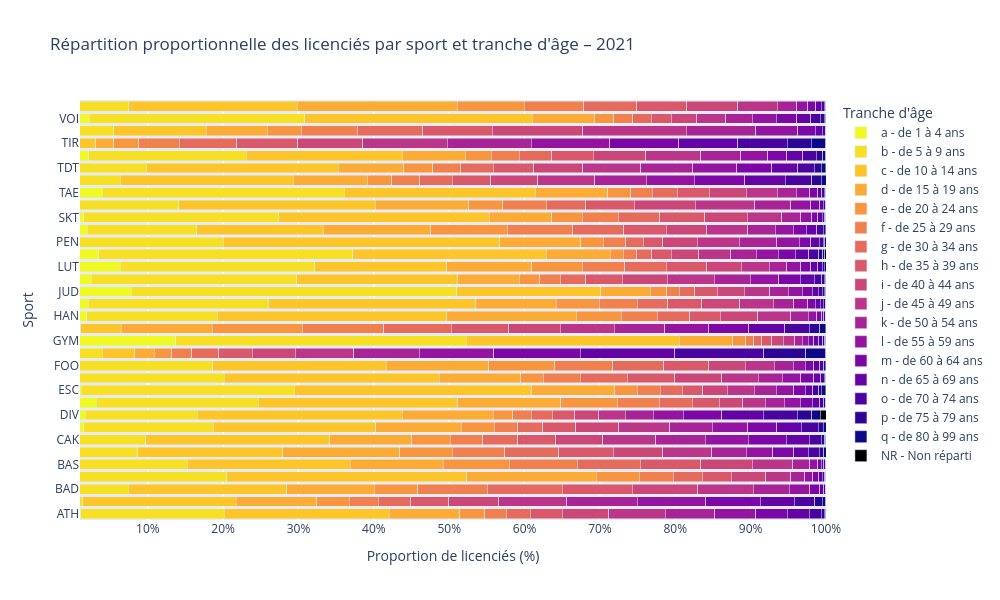

The notebook cell this image was saved under:
### Code cell
# Code interactif

# Créer le widget
annees = sorted(data_licences["annee"].dropna().unique())

# Ajouter l'option "all" pour toutes les tranches
options = ["all"] + list(annees)

annees_widget = widgets.Dropdown(
    options=options,
    description="Années :",
    value="all"
)

out = widgets.Output()

def update_graph(change=None):
    clear_output(wait=True)
    display(annees_widget)
    sport_age_decomposition_fine_plotly(data_licences, annees_widget.value)

# --- Lier les widgets ---
annees_widget.observe(update_graph, names='value')

# --- Affichage initial ---
display(annees_widget, out)
update_graph()

### Figure 1 — Plotly figure (JSON) as saved in the notebook; plotly's stock layout.template omitted (floating-point values rounded to 4 significant figures)
{"data": [{"hovertemplate": "Tranche d'âge=a - de 1 à 4 ans<br>Proportion de licenciés (%)=%{x}<br>Sport=%{y}<extra></extra>", "legendgroup": "a - de 1 à 4 ans", "marker": {"color": "rgb(240, 249, 33)", "pattern": {"shape": ""}}, "name": "a - de 1 à 4 ans", "orientation": "h", "showlegend": true, "textposition": "auto", "type": "bar", "x": [1.089, 0.0592, 0.09755, 0.6347, 0.9364, 0.0, 0.1431, 1.484, 1.707, 3.174, 1.161, 0.5992, 0.0001052, 0.3688, 13.73, 0.04091, 1.902, 2.125, 7.769, 2.483, 6.337, 3.501, 0.5309, 1.967, 1.485, 0.331, 3.959, 0.01396, 0.4565, 2.192, 0.001746, 0.0, 2.216, 0.8709], "xaxis": "x", "y": ["ATH", "AVI", "BAD", "BAK", "BAS", "BOX", "CAK", "CYC", "DIV", "EQU", "ESC", "ESD", "FOO", "GOL", "GYM", "HAL", "HAN", "HOC", "JUD", "KAR", "LUT", "NAT", "PEN", "RUG", "SKT", "SUR", "TAE", "TAR", "TDT", "TEN", "TIR", "TRI", "VOI", "VOL"], "yaxis": "y"}, {"hovertemplate": "Tranche d'âge=b - de 5 à 9 ans<br>Proportion de licenciés (%)=%{x}<br>Sport=%{y}<extra></extra>", "legendgroup": "b - de 5 à 9 ans", "marker": {"color": "rgb(247, 223, 36)", "pattern": {"shape": ""}}, "name": "b - de 5 à 9 ans", "orientation": "h", "showlegend": true, "textposition": "auto", "type": "bar", "x": [19.04, 1.332, 7.292, 19.81, 14.28, 8.696, 9.596, 17.23, 14.82, 21.48, 28.26, 19.53, 18.64, 3.601, 38.54, 1.064, 17.3, 23.94, 43.21, 27.31, 25.84, 33.71, 19.45, 14.54, 25.89, 13.8, 32.09, 6.303, 9.306, 20.88, 0.532, 5.476, 28.61, 6.602], "xaxis": "x", "y": ["ATH", "AVI", "BAD", "BAK", "BAS", "BOX", "CAK", "CYC", "DIV", "EQU", "ESC", "ESD", "FOO", "GOL", "GYM", "HAL", "HAN", "HOC", "JUD", "KAR", "LUT", "NAT", "PEN", "RUG", "SKT", "SUR", "TAE", "TAR", "TDT", "TEN", "TIR", "TRI", "VOI", "VOL"], "yaxis": "y"}, {"hovertemplate": "Tranche d'âge=c - de 10 à 14 ans<br>Proportion de licenciés (%)=%{x}<br>Sport=%{y}<extra></extra>", "legendgroup": "c - de 10 à 14 ans", "marker": {"color": "rgb(253, 197, 40)", "pattern": {"shape": ""}}, "name": "c - de 10 à 14 ans", "orientation": "h", "showlegend": true, "textposition": "auto", "type": "bar", "x": [21.94, 20.32, 21.06, 31.88, 21.62, 19.22, 24.41, 21.55, 27.21, 26.46, 31.51, 28.55, 22.98, 4.312, 28.26, 5.342, 30.46, 27.45, 19.14, 21.33, 17.48, 25.68, 36.73, 16.8, 27.92, 26.06, 25.37, 23.01, 25.49, 20.71, 2.524, 12.3, 30.16, 22.34], "xaxis": "x", "y": ["ATH", "AVI", "BAD", "BAK", "BAS", "BOX", "CAK", "CYC", "DIV", "EQU", "ESC", "ESD", "FOO", "GOL", "GYM", "HAL", "HAN", "HOC", "JUD", "KAR", "LUT", "NAT", "PEN", "RUG", "SKT", "SUR", "TAE", "TAR", "TDT", "TEN", "TIR", "TRI", "VOI", "VOL"], "yaxis": "y"}, {"hovertemplate": "Tranche d'âge=d - de 15 à 19 ans<br>Proportion de licenciés (%)=%{x}<br>Sport=%{y}<extra></extra>", "legendgroup": "d - de 15 à 19 ans", "marker": {"color": "rgb(252, 172, 52)", "pattern": {"shape": ""}}, "name": "d - de 15 à 19 ans", "orientation": "h", "showlegend": true, "textposition": "auto", "type": "bar", "x": [9.323, 10.7, 11.58, 17.21, 12.38, 15.5, 10.88, 11.36, 12.13, 13.71, 11.05, 10.81, 13.61, 2.583, 7.087, 12.1, 17.22, 10.69, 6.553, 8.141, 11.3, 8.467, 10.71, 14.26, 8.34, 12.37, 9.638, 9.769, 8.708, 8.367, 2.407, 8.077, 8.358, 21.27], "xaxis": "x", "y": ["ATH", "AVI", "BAD", "BAK", "BAS", "BOX", "CAK", "CYC", "DIV", "EQU", "ESC", "ESD", "FOO", "GOL", "GYM", "HAL", "HAN", "HOC", "JUD", "KAR", "LUT", "NAT", "PEN", "RUG", "SKT", "SUR", "TAE", "TAR", "TDT", "TEN", "TIR", "TRI", "VOI", "VOL"], "yaxis": "y"}, {"hovertemplate": "Tranche d'âge=e - de 20 à 24 ans<br>Proportion de licenciés (%)=%{x}<br>Sport=%{y}<extra></extra>", "legendgroup": "e - de 20 à 24 ans", "marker": {"color": "rgb(248, 150, 64)", "pattern": {"shape": ""}}, "name": "e - de 20 à 24 ans", "orientation": "h", "showlegend": true, "textposition": "auto", "type": "bar", "x": [3.31, 4.331, 5.768, 5.703, 8.734, 7.009, 5.129, 4.343, 2.595, 7.461, 3.004, 2.98, 8.786, 2.321, 1.741, 11.97, 5.969, 5.688, 2.202, 2.734, 6.718, 1.757, 3.041, 10.11, 4.025, 4.519, 3.002, 3.292, 3.855, 3.439, 3.332, 4.493, 2.516, 8.897], "xaxis": "x", "y": ["ATH", "AVI", "BAD", "BAK", "BAS", "BOX", "CAK", "CYC", "DIV", "EQU", "ESC", "ESD", "FOO", "GOL", "GYM", "HAL", "HAN", "HOC", "JUD", "KAR", "LUT", "NAT", "PEN", "RUG", "SKT", "SUR", "TAE", "TAR", "TDT", "TEN", "TIR", "TRI", "VOI", "VOL"], "yaxis": "y"}, {"hovertemplate": "Tranche d'âge=f - de 25 à 29 ans<br>Proportion de licenciés (%)=%{x}<br>Sport=%{y}<extra></extra>", "legendgroup": "f - de 25 à 29 ans", "marker": {"color": "rgb(240, 128, 78)", "pattern": {"shape": ""}}, "name": "f - de 25 à 29 ans", "orientation": "h", "showlegend": true, "textposition": "auto", "type": "bar", "x": [2.854, 3.86, 9.274, 4.518, 9.056, 6.967, 4.308, 3.124, 2.434, 5.598, 3.04, 4.906, 7.706, 2.666, 1.047, 10.79, 4.786, 5.076, 1.647, 2.708, 5.588, 1.757, 2.992, 8.713, 4.773, 5.762, 2.915, 3.711, 3.713, 3.689, 5.358, 7.442, 2.47, 7.883], "xaxis": "x", "y": ["ATH", "AVI", "BAD", "BAK", "BAS", "BOX", "CAK", "CYC", "DIV", "EQU", "ESC", "ESD", "FOO", "GOL", "GYM", "HAL", "HAN", "HOC", "JUD", "KAR", "LUT", "NAT", "PEN", "RUG", "SKT", "SUR", "TAE", "TAR", "TDT", "TEN", "TIR", "TRI", "VOI", "VOL"], "yaxis": "y"}, {"hovertemplate": "Tranche d'âge=g - de 30 à 34 ans<br>Proportion de licenciés (%)=%{x}<br>Sport=%{y}<extra></extra>", "legendgroup": "g - de 30 à 34 ans", "marker": {"color": "rgb(229, 108, 92)", "pattern": {"shape": ""}}, "name": "g - de 30 à 34 ans", "orientation": "h", "showlegend": true, "textposition": "auto", "type": "bar", "x": [3.177, 4.304, 9.9, 3.852, 8.339, 7.157, 4.61, 3.348, 2.788, 4.351, 2.873, 6.241, 6.751, 3.569, 1.038, 8.983, 4.254, 4.036, 2.066, 3.42, 5.57, 1.983, 2.317, 6.793, 5.518, 5.248, 3.267, 4.325, 4.326, 4.294, 7.649, 8.7, 2.49, 7.044], "xaxis": "x", "y": ["ATH", "AVI", "BAD", "BAK", "BAS", "BOX", "CAK", "CYC", "DIV", "EQU", "ESC", "ESD", "FOO", "GOL", "GYM", "HAL", "HAN", "HOC", "JUD", "KAR", "LUT", "NAT", "PEN", "RUG", "SKT", "SUR", "TAE", "TAR", "TDT", "TEN", "TIR", "TRI", "VOI", "VOL"], "yaxis": "y"}, {"hovertemplate": "Tranche d'âge=h - de 35 à 39 ans<br>Proportion de licenciés (%)=%{x}<br>Sport=%{y}<extra></extra>", "legendgroup": "h - de 35 à 39 ans", "marker": {"color": "rgb(217, 89, 106)", "pattern": {"shape": ""}}, "name": "h - de 35 à 39 ans", "orientation": "h", "showlegend": true, "textposition": "auto", "type": "bar", "x": [4.281, 5.01, 9.312, 3.833, 8.061, 7.199, 5.058, 4.384, 2.971, 3.589, 2.771, 6.334, 5.978, 4.424, 1.345, 7.584, 4.059, 4.491, 2.992, 4.849, 5.359, 2.583, 2.558, 5.644, 5.964, 6.491, 4.264, 5.064, 5.348, 5.505, 8.076, 9.242, 2.621, 6.633], "xaxis": "x", "y": ["ATH", "AVI", "BAD", "BAK", "BAS", "BOX", "CAK", "CYC", "DIV", "EQU", "ESC", "ESD", "FOO", "GOL", "GYM", "HAL", "HAN", "HOC", "JUD", "KAR", "LUT", "NAT", "PEN", "RUG", "SKT", "SUR", "TAE", "TAR", "TDT", "TEN", "TIR", "TRI", "VOI", "VOL"], "yaxis": "y"}, {"hovertemplate": "Tranche d'âge=i - de 40 à 44 ans<br>Proportion de licenciés (%)=%{x}<br>Sport=%{y}<extra></extra>", "legendgroup": "i - de 40 à 44 ans", "marker": {"color": "rgb(203, 71, 120)", "pattern": {"shape": ""}}, "name": "i - de 40 à 44 ans", "orientation": "h", "showlegend": true, "textposition": "auto", "type": "bar", "x": [6.144, 6.628, 8.692, 4.592, 6.789, 6.581, 6.214, 5.653, 3.16, 3.147, 3.212, 6.232, 4.825, 5.75, 1.569, 6.848, 4.978, 5.039, 3.545, 5.98, 4.573, 3.68, 4.585, 5.332, 5.659, 8.058, 4.903, 6.268, 6.54, 7.013, 8.636, 11.99, 3.42, 6.716], "xaxis": "x", "y": ["ATH", "AVI", "BAD", "BAK", "BAS", "BOX", "CAK", "CYC", "DIV", "EQU", "ESC", "ESD", "FOO", "GOL", "GYM", "HAL", "HAN", "HOC", "JUD", "KAR", "LUT", "NAT", "PEN", "RUG", "SKT", "SUR", "TAE", "TAR", "TDT", "TEN", "TIR", "TRI", "VOI", "VOL"], "yaxis": "y"}, {"hovertemplate": "Tranche d'âge=j - de 45 à 49 ans<br>Proportion de licenciés (%)=%{x}<br>Sport=%{y}<extra></extra>", "legendgroup": "j - de 45 à 49 ans", "marker": {"color": "rgb(187, 53, 136)", "pattern": {"shape": ""}}, "name": "j - de 45 à 49 ans", "orientation": "h", "showlegend": true, "textposition": "auto", "type": "bar", "x": [7.477, 9.018, 7.381, 3.317, 5.391, 6.509, 7.056, 6.781, 3.568, 2.95, 3.593, 4.817, 3.859, 7.738, 1.467, 7.208, 4.366, 4.491, 3.416, 6.251, 3.727, 4.222, 5.55, 5.486, 4.535, 7.916, 4.155, 7.533, 7.696, 7.298, 11.24, 13.75, 3.825, 5.276], "xaxis": "x", "y": ["ATH", "AVI", "BAD", "BAK", "BAS", "BOX", "CAK", "CYC", "DIV", "EQU", "ESC", "ESD", "FOO", "GOL", "GYM", "HAL", "HAN", "HOC", "JUD", "KAR", "LUT", "NAT", "PEN", "RUG", "SKT", "SUR", "TAE", "TAR", "TDT", "TEN", "TIR", "TRI", "VOI", "VOL"], "yaxis": "y"}, {"hovertemplate": "Tranche d'âge=k - de 50 à 54 ans<br>Proportion de licenciés (%)=%{x}<br>Sport=%{y}<extra></extra>", "legendgroup": "k - de 50 à 54 ans", "marker": {"color": "rgb(168, 35, 149)", "pattern": {"shape": ""}}, "name": "k - de 50 à 54 ans", "orientation": "h", "showlegend": true, "textposition": "auto", "type": "bar", "x": [6.572, 9.366, 4.793, 1.805, 2.246, 4.598, 6.551, 5.669, 3.67, 2.521, 2.933, 3.163, 2.492, 8.709, 1.043, 6.692, 2.343, 2.728, 2.474, 4.766, 2.278, 3.433, 5.019, 3.587, 2.52, 4.735, 2.515, 6.831, 6.903, 5.301, 11.1, 9.202, 3.505, 2.614], "xaxis": "x", "y": ["ATH", "AVI", "BAD", "BAK", "BAS", "BOX", "CAK", "CYC", "DIV", "EQU", "ESC", "ESD", "FOO", "GOL", "GYM", "HAL", "HAN", "HOC", "JUD", "KAR", "LUT", "NAT", "PEN", "RUG", "SKT", "SUR", "TAE", "TAR", "TDT", "TEN", "TIR", "TRI", "VOI", "VOL"], "yaxis": "y"}, {"hovertemplate": "Tranche d'âge=l - de 55 à 59 ans<br>Proportion de licenciés (%)=%{x}<br>Sport=%{y}<extra></extra>", "legendgroup": "l - de 55 à 59 ans", "marker": {"color": "rgb(148, 19, 160)", "pattern": {"shape": ""}}, "name": "l - de 55 à 59 ans", "orientation": "h", "showlegend": true, "textposition": "auto", "type": "bar", "x": [5.439, 9.08, 2.712, 1.118, 1.039, 3.503, 5.731, 4.711, 3.979, 2.147, 2.293, 2.462, 1.643, 9.862, 0.8043, 5.792, 1.162, 1.828, 1.845, 3.759, 1.873, 2.865, 2.992, 2.395, 1.467, 2.695, 1.763, 6.376, 5.843, 3.564, 10.42, 5.572, 3.23, 1.448], "xaxis": "x", "y": ["ATH", "AVI", "BAD", "BAK", "BAS", "BOX", "CAK", "CYC", "DIV", "EQU", "ESC", "ESD", "FOO", "GOL", "GYM", "HAL", "HAN", "HOC", "JUD", "KAR", "LUT", "NAT", "PEN", "RUG", "SKT", "SUR", "TAE", "TAR", "TDT", "TEN", "TIR", "TRI", "VOI", "VOL"], "yaxis": "y"}, {"hovertemplate": "Tranche d'âge=m - de 60 à 64 ans<br>Proportion de licenciés (%)=%{x}<br>Sport=%{y}<extra></extra>", "legendgroup": "m - de 60 à 64 ans", "marker": {"color": "rgb(124, 6, 166)", "pattern": {"shape": ""}}, "name": "m - de 60 à 64 ans", "orientation": "h", "showlegend": true, "textposition": "auto", "type": "bar", "x": [4.207, 7.277, 1.309, 0.7547, 0.5267, 2.763, 5.004, 3.853, 5.115, 1.578, 1.525, 1.741, 1.113, 11.51, 0.709, 5.351, 0.6238, 1.021, 1.3, 2.888, 1.335, 2.279, 1.496, 1.764, 0.8352, 1.169, 1.05, 6.715, 4.594, 2.541, 9.203, 2.333, 2.711, 1.064], "xaxis": "x", "y": ["ATH", "AVI", "BAD", "BAK", "BAS", "BOX", "CAK", "CYC", "DIV", "EQU", "ESC", "ESD", "FOO", "GOL", "GYM", "HAL", "HAN", "HOC", "JUD", "KAR", "LUT", "NAT", "PEN", "RUG", "SKT", "SUR", "TAE", "TAR", "TDT", "TEN", "TIR", "TRI", "VOI", "VOL"], "yaxis": "y"}, {"hovertemplate": "Tranche d'âge=n - de 65 à 69 ans<br>Proportion de licenciés (%)=%{x}<br>Sport=%{y}<extra></extra>", "legendgroup": "n - de 65 à 69 ans", "marker": {"color": "rgb(100, 2, 165)", "pattern": {"shape": ""}}, "name": "n - de 65 à 69 ans", "orientation": "h", "showlegend": true, "textposition": "auto", "type": "bar", "x": [2.902, 4.529, 0.5493, 0.4614, 0.2926, 1.914, 3.085, 3.228, 5.504, 0.9771, 1.038, 0.9636, 0.7888, 12.48, 0.681, 4.745, 0.3118, 0.6403, 0.7929, 1.809, 0.9001, 1.766, 1.158, 1.352, 0.5689, 0.4525, 0.55, 5.356, 3.491, 2.098, 7.787, 0.9156, 1.874, 0.7244], "xaxis": "x", "y": ["ATH", "AVI", "BAD", "BAK", "BAS", "BOX", "CAK", "CYC", "DIV", "EQU", "ESC", "ESD", "FOO", "GOL", "GYM", "HAL", "HAN", "HOC", "JUD", "KAR", "LUT", "NAT", "PEN", "RUG", "SKT", "SUR", "TAE", "TAR", "TDT", "TEN", "TIR", "TRI", "VOI", "VOL"], "yaxis": "y"}, {"hovertemplate": "Tranche d'âge=o - de 70 à 74 ans<br>Proportion de licenciés (%)=%{x}<br>Sport=%{y}<extra></extra>", "legendgroup": "o - de 70 à 74 ans", "marker": {"color": "rgb(75, 3, 160)", "pattern": {"shape": ""}}, "name": "o - de 70 à 74 ans", "orientation": "h", "showlegend": true, "textposition": "auto", "type": "bar", "x": [1.581, 2.679, 0.1841, 0.3273, 0.2048, 1.501, 1.56, 2.238, 4.566, 0.5603, 0.7467, 0.4567, 0.5465, 11.81, 0.5225, 3.281, 0.1763, 0.399, 0.5759, 1.026, 0.5981, 1.337, 0.4826, 0.8676, 0.3147, 0.2702, 0.3147, 3.531, 2.175, 1.782, 6.572, 0.4059, 1.235, 0.3988], "xaxis": "x", "y": ["ATH", "AVI", "BAD", "BAK", "BAS", "BOX", "CAK", "CYC", "DIV", "EQU", "ESC", "ESD", "FOO", "GOL", "GYM", "HAL", "HAN", "HOC", "JUD", "KAR", "LUT", "NAT", "PEN", "RUG", "SKT", "SUR", "TAE", "TAR", "TDT", "TEN", "TIR", "TRI", "VOI", "VOL"], "yaxis": "y"}, {"hovertemplate": "Tranche d'âge=p - de 75 à 79 ans<br>Proportion de licenciés (%)=%{x}<br>Sport=%{y}<extra></extra>", "legendgroup": "p - de 75 à 79 ans", "marker": {"color": "rgb(45, 5, 148)", "pattern": {"shape": ""}}, "name": "p - de 75 à 79 ans", "orientation": "h", "showlegend": true, "textposition": "auto", "type": "bar", "x": [0.4514, 1.004, 0.04621, 0.1162, 0.08047, 0.58, 0.4886, 0.6989, 1.915, 0.1837, 0.3709, 0.1472, 0.1871, 5.583, 0.2339, 1.399, 0.06129, 0.2876, 0.2468, 0.3462, 0.3202, 0.5335, 0.1931, 0.2805, 0.1049, 0.05404, 0.1259, 1.308, 0.9138, 0.8638, 3.221, 0.07502, 0.5075, 0.1418], "xaxis": "x", "y": ["ATH", "AVI", "BAD", "BAK", "BAS", "BOX", "CAK", "CYC", "DIV", "EQU", "ESC", "ESD", "FOO", "GOL", "GYM", "HAL", "HAN", "HOC", "JUD", "KAR", "LUT", "NAT", "PEN", "RUG", "SKT", "SUR", "TAE", "TAR", "TDT", "TEN", "TIR", "TRI", "VOI", "VOL"], "yaxis": "y"}, {"hovertemplate": "Tranche d'âge=q - de 80 à 99 ans<br>Proportion de licenciés (%)=%{x}<br>Sport=%{y}<extra></extra>", "legendgroup": "q - de 80 à 99 ans", "marker": {"color": "rgb(13, 8, 135)", "pattern": {"shape": ""}}, "name": "q - de 80 à 99 ans", "orientation": "h", "showlegend": true, "textposition": "auto", "type": "bar", "x": [0.2076, 0.4415, 0.04547, 0.06966, 0.02195, 0.3033, 0.1323, 0.3529, 1.122, 0.06623, 0.5334, 0.02219, 0.09495, 2.703, 0.139, 0.7363, 0.02581, 0.0464, 0.1579, 0.156, 0.2054, 0.3066, 0.1931, 0.1077, 0.02824, 0.01351, 0.06626, 0.5984, 0.5579, 0.4427, 1.941, 0.01731, 0.2288, 0.05286], "xaxis": "x", "y": ["ATH", "AVI", "BAD", "BAK", "BAS", "BOX", "CAK", "CYC", "DIV", "EQU", "ESC", "ESD", "FOO", "GOL", "GYM", "HAL", "HAN", "HOC", "JUD", "KAR", "LUT", "NAT", "PEN", "RUG", "SKT", "SUR", "TAE", "TAR", "TDT", "TEN", "TIR", "TRI", "VOI", "VOL"], "yaxis": "y"}, {"hovertemplate": "Tranche d'âge=NR - Non réparti<br>Proportion de licenciés (%)=%{x}<br>Sport=%{y}<extra></extra>", "legendgroup": "NR - Non réparti", "marker": {"color": "black", "pattern": {"shape": ""}}, "name": "NR - Non réparti", "orientation": "h", "showlegend": true, "textposition": "auto", "type": "bar", "x": [0.002311, 0.0592, 0.0, 0.005431, 0.0, 0.0, 0.04049, 0.0, 0.7499, 0.04626, 0.0897, 0.04555, 0.0, 0.007554, 0.04378, 0.07363, 0.002933, 0.02784, 0.06347, 0.04817, 0.0, 0.1421, 0.0, 0.0, 0.05447, 0.05404, 0.05632, 0.0, 0.08718, 0.01626, 0.001746, 0.0, 0.02326, 0.02523], "xaxis": "x", "y": ["ATH", "AVI", "BAD", "BAK", "BAS", "BOX", "CAK", "CYC", "DIV", "EQU", "ESC", "ESD", "FOO", "GOL", "GYM", "HAL", "HAN", "HOC", "JUD", "KAR", "LUT", "NAT", "PEN", "RUG", "SKT", "SUR", "TAE", "TAR", "TDT", "TEN", "TIR", "TRI", "VOI", "VOL"], "yaxis": "y"}], "layout": {"barmode": "stack", "height": 600, "legend": {"title": {"text": "Tranche d'âge"}, "tracegroupgap": 0}, "title": {"text": "Répartition proportionnelle des licenciés par sport et tranche d'âge – 2021"}, "width": 1000, "xaxis": {"anchor": "y", "domain": [0, 1], "range": [1, 100], "ticksuffix": "%", "title": {"text": "Proportion de licenciés (%)"}}, "yaxis": {"anchor": "x", "domain": [0, 1], "title": {"text": "Sport"}}}}
